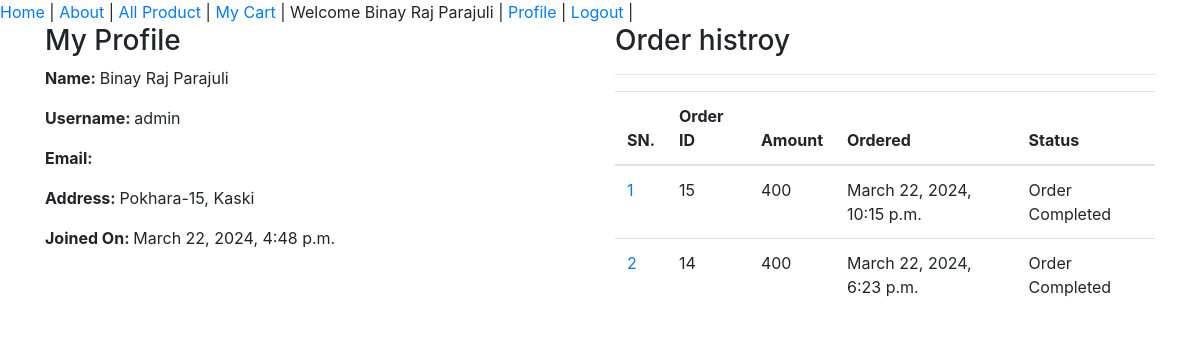
The page /customer/customer-profile/ (signed in) on the database its author committed.
### shop/models.py (models this page shows, shortened)
class Customer(models.Model):
    user = models.OneToOneField(User, on_delete=models.CASCADE)
    full_name = models.CharField(max_length=200)
    address = models.CharField(max_length=200, null=True, blank=True)
    joined_on = models.DateTimeField(auto_now_add=True)
    def __str__(self):
        return self.full_name

class Order(models.Model):
    cart = models.OneToOneField(Cart, on_delete=models.CASCADE)
    ordered_by = models.CharField(max_length=200)
    shipping_address = models.CharField(max_length=200)
    mobile = models.CharField(max_length=10)
    email = models.EmailField(null=True, blank=True)
    subtotal = models.PositiveIntegerField()
    discount = models.PositiveIntegerField()
    total = models.PositiveIntegerField()
    order_status = models.CharField(max_length=50, choices=ORDER_STATUS)
    created_at = models.DateTimeField(auto_now_add=True)
    payment_method = models.CharField(max_length=20, choices=METHOD, default="Cash On Delivery")
    payment_completed = models.BooleanField(
        default=False, null=True, blank=True)

### customer/views.py (the view)
# urls.py: path('customer-profile/',CustomerProfileView.as_view(), name="customer_profile"),
class CustomerProfileView(ShopMixin,TemplateView):
    template_name = "customer_profile.html"
    def dispatch(self, request, *args, **kwargs):
        user = request.user
        if request.user.is_authenticated and Customer.objects.filter(user=user).exists():
            print("llog")
        else:
            return redirect("customer/customer-login/?next=/customer-profile/")
        print(user)
        return super().dispatch(request, *args, **kwargs)
    def get_context_data(self, **kwargs: Any) :
        context = super().get_context_data(**kwargs)
        customer = self.request.user.customer
        context['customer'] = customer
        context['orders'] = Order.objects.filter(cart__customer=customer).order_by("-id")
        return context

### shop/views.py (called while the page is built)
    def dispatch(self,request, *args, **kwargs):
        cart_id = request.session.get("cart_id")
        if cart_id:
            cart_obj = Cart.objects.get(id = cart_id)
            if request.user.is_authenticated and request.user.customer:
                cart_obj.customer = request.user.customer
                cart_obj.save()
        return super().dispatch(request, *args, **kwargs)

### templates/customer_profile.html (shortened to what this page needs)
{% extends 'base.html' %}
{% block content %}
<div class="container">
    <div class="row">
        <div class="col-md-6">
            <h3>My Profile</h3>
            <p><span class="font-weight-bold">Name: </span> {{customer.full_name}} </p>
            <p><span class="font-weight-bold">Username: </span> {{customer.user.username}} </p>
            <p><span class="font-weight-bold">Email: </span> {{customer.user.email}} </p>
            <p><span class="font-weight-bold">Address: </span> {{customer.address}} </p>
            <p><span class="font-weight-bold">Joined On: </span> {{customer.joined_on}} </p>
        </div>
        <div class="col-md-6">
            <h3>Order histroy</h3>
            <hr>
            <table class="table">
                <thead>
                    <tr>
                        <th>SN.</th>
                        <th>Order ID</th>
                        <th>Amount</th>
                        <th>Ordered</th>
                        <th>Status</th>
                    </tr>
                </thead>
                <tbody>
                    {% for ord in orders %}
                    <tr>
                        <td><a href="{% url 'customer:order_details' ord.id%}">{{forloop.counter}}</a></td>
                        <td>{{ord.id}}</td>
                        <td>{{ord.total}}</td>
                        <td>{{ord.created_at}}</td>
                        <td>{{ord.order_status}}</td>
                    </tr>
                    {% endfor %}
                </tbody>
            </table>
        </div>
    </div>
</div>
{% endblock %}

### templates/base.html (shortened to what this page needs)
<!DOCTYPE html>
<html lang="en">
<head>
    <link rel="stylesheet" href="https://stackpath.bootstrapcdn.com/bootstrap/4.5.2/css/bootstrap.min.css">
</head>
<body>
    <a href="{% url 'shop:home'%}">Home</a>  |
    <a href="{% url 'shop:about'%}">About</a>  |
    <a href="{% url 'shop:all_product'%}">All Product</a>  |
    <a href="{% url 'shop:my_cart'%}">My Cart</a>  |
    {% if request.user.customer %}
        Welcome {{ request.user.customer}} |
        <a href="{% url 'customer:customer_profile' %}">Profile</a>  |
        <a href="{% url 'customer:customer_logout' %}">Logout</a>  |
    {% else %}
        <a href="{% url 'customer:customer_registration' %}">Customer Register</a>  |
        <a href="{% url 'customer:customer_login' %}"> Customer Login </a>  |
        <a href="{% url 'owner:admin_login'%}">Admin Login </a>  |
    {% endif %}
    {% block content %}
    {% endblock %}
</html>

### rows shown on the page
Customer: full_name "Binay Raj Parajuli", user.username "admin", address "Pokhara-15, Kaski", joined_on "March 22, 2024, 4:48 p.m."
Order: id "15", total "400", created_at "March 22, 2024, 10:15 p.m.", order_status "Order Completed"
Order: id "14", total "400", created_at "March 22, 2024, 6:23 p.m.", order_status "Order Completed"

### other values the page prints
{{ request.user.customer }} "Binay Raj Parajuli"
